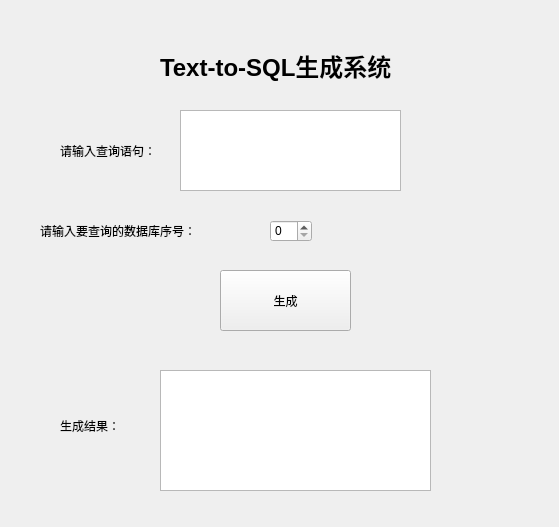
<?xml version="1.0" encoding="UTF-8"?>
<ui version="4.0">
 <class>Form</class>
 <widget class="QWidget" name="Form">
  <property name="geometry">
   <rect>
    <x>0</x>
    <y>0</y>
    <width>559</width>
    <height>527</height>
   </rect>
  </property>
  <property name="windowTitle">
   <string>Text-to-SQL</string>
  </property>
  <widget class="QLabel" name="label">
   <property name="geometry">
    <rect>
     <x>160</x>
     <y>20</y>
     <width>231</width>
     <height>91</height>
    </rect>
   </property>
   <property name="text">
    <string>&lt;html&gt;&lt;head/&gt;&lt;body&gt;&lt;p&gt;&lt;span style=&quot; font-size:18pt; font-weight:600;&quot;&gt;Text-to-SQL生成系统&lt;/span&gt;&lt;/p&gt;&lt;/body&gt;&lt;/html&gt;</string>
   </property>
   <property name="alignment">
    <set>Qt::AlignCenter</set>
   </property>
  </widget>
  <widget class="QLabel" name="label_2">
   <property name="geometry">
    <rect>
     <x>60</x>
     <y>140</y>
     <width>111</width>
     <height>21</height>
    </rect>
   </property>
   <property name="text">
    <string>请输入查询语句：</string>
   </property>
  </widget>
  <widget class="QLabel" name="label_3">
   <property name="geometry">
    <rect>
     <x>40</x>
     <y>220</y>
     <width>171</width>
     <height>21</height>
    </rect>
   </property>
   <property name="text">
    <string>请输入要查询的数据库序号：</string>
   </property>
  </widget>
  <widget class="QSpinBox" name="spinBox_db">
   <property name="geometry">
    <rect>
     <x>270</x>
     <y>220</y>
     <width>42</width>
     <height>22</height>
    </rect>
   </property>
  </widget>
  <widget class="QPushButton" name="generateButton">
   <property name="geometry">
    <rect>
     <x>220</x>
     <y>270</y>
     <width>131</width>
     <height>61</height>
    </rect>
   </property>
   <property name="text">
    <string>生成</string>
   </property>
  </widget>
  <widget class="QPlainTextEdit" name="plainTextEdit_input">
   <property name="geometry">
    <rect>
     <x>180</x>
     <y>110</y>
     <width>221</width>
     <height>81</height>
    </rect>
   </property>
  </widget>
  <widget class="QPlainTextEdit" name="plainTextEdit_output">
   <property name="geometry">
    <rect>
     <x>160</x>
     <y>370</y>
     <width>271</width>
     <height>121</height>
    </rect>
   </property>
  </widget>
  <widget class="QLabel" name="label_4">
   <property name="geometry">
    <rect>
     <x>60</x>
     <y>410</y>
     <width>71</width>
     <height>31</height>
    </rect>
   </property>
   <property name="text">
    <string>生成结果：</string>
   </property>
  </widget>
 </widget>
 <resources/>
 <connections/>
</ui>
